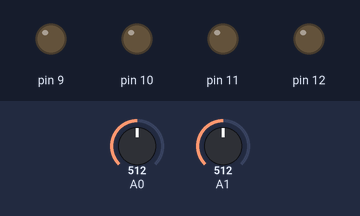
Simulated run of this sketch. Board: Arduino Uno, built with avr-gcc and run on an emulated ATmega328P. Shown: output pins drawn as LEDs (lit = HIGH). Inputs (shaded band) come from the test bench; at power-on: A0 = 512, A1 = 512.

Above: at 0.1 s.
At 20.1 s:
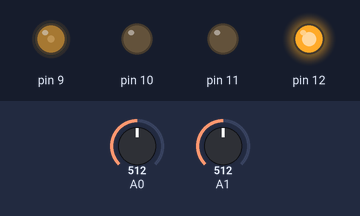
At 39.6 s:
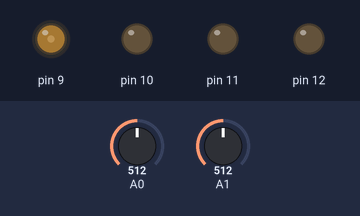
Timing chart, 0 to 40.0 s (numbered marks = the images above):
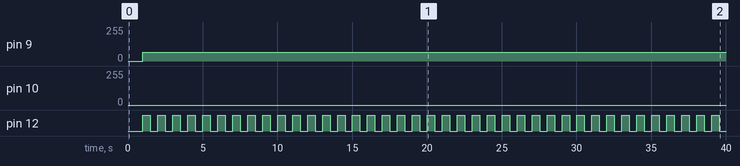

The sketch:

Day_10_Creative_Day_2.ino
```cpp
/*
    Name:       Day 10 Creative Day 2.ino
    Created:	10/12/2023 17:07:54
    Author:     DESKTOP-STUDY\trevo
*/

// Define User Types below here or use a .h file
//

#include "SimpleLed.h"
#include "TriColourLed.h"
#include "Battery.h"
#include "SolarPanel.h"
#include "BatteryCharger.h"

//	Battery Charge TriLED definitions.

const byte	BATTERY_CHARGE_LED_RED		= 9;
const byte	BATTERY_CHARGE_LED_GREEN	= 10;
const byte	BATTERY_CHARGE_LED_BLUE		= 11;

const byte batteryLedPins [TriColourLed::LED_COLOURS::TOTAL] =
	{BATTERY_CHARGE_LED_RED, BATTERY_CHARGE_LED_GREEN, BATTERY_CHARGE_LED_BLUE};


//	Charging Rate LED definitions.

const byte	CHARGING_RATE_LED = 12;


//	Battery definitions.

byte batteryIds [BatteryCharger::MAX_BATTERIES];


//	Solar Panel definitions.

const byte SOLAR_POWER_MONITOR_0 = A0;
const byte SOLAR_POWER_MONITOR_1 = A1;

const byte solarPanelMonitorPins [BatteryCharger::MAX_SOLAR_PANELS] =
	{SOLAR_POWER_MONITOR_0, SOLAR_POWER_MONITOR_1};

byte solarPanelIds [BatteryCharger::MAX_SOLAR_PANELS];


//	Battery Charging Unit definitions.

BatteryCharger*	pBatteryCharger = NULL;


void setup ()
{
	Serial.begin (9600);

	//	Create the Charging Unit.

	pBatteryCharger = new BatteryCharger
		(new SimpleLed (CHARGING_RATE_LED), new TriColourLed (batteryLedPins));

	//	Create and add batteries to the Charging Unit.

	Battery* pBattery;

	for (byte batteryIndex = 0; batteryIndex < BatteryCharger::MAX_BATTERIES; batteryIndex++)
	{
		pBattery = new Battery (Battery::MAX_CHARGE / 20);	// 5% inital charge.

		batteryIds [batteryIndex] = pBatteryCharger->AddBattery (pBattery);
	}

	//	Create and add solar panels to the Charging Unit.

	SolarPanel*	pSolarPanel;

	for (byte solarPanelIndex = 0; solarPanelIndex < BatteryCharger::MAX_SOLAR_PANELS; solarPanelIndex++)
	{
		pSolarPanel = new SolarPanel (solarPanelMonitorPins [solarPanelIndex]);

		solarPanelIds [solarPanelIndex] = pBatteryCharger->AddSolarPanel (pSolarPanel);
	}
}

void loop ()
{
	const unsigned long PERIOD_TIMER_TICK = 20UL;

	delay (PERIOD_TIMER_TICK);

	pBatteryCharger->TimerTick (PERIOD_TIMER_TICK);
}
```

Battery.cpp
```cpp
//
//
//

#include "Battery.h"

Battery::Battery
	(	unsigned long	initialCharge)
{
	m_currentCharge	= initialCharge;
}

unsigned long
Battery::CurrentCharge ()
{
	return (m_currentCharge);
}

void
Battery::AddCharge
	(	unsigned long	charge)
{
	if ((MAX_CHARGE - charge) > m_currentCharge)
		m_currentCharge += charge;
	else
		m_currentCharge = MAX_CHARGE;
}

void
Battery::DrainCharge
	(	unsigned long	charge)
{
	if (m_currentCharge > charge)
		m_currentCharge -= charge;
	else
		m_currentCharge = 0;
}
```

Battery.h
```cpp
// Battery.h

#ifndef _Battery_h
#define _Battery_h

#if defined(ARDUINO) && ARDUINO >= 100
	#include "arduino.h"
#else
	#include "WProgram.h"
#endif


class Battery
{
	public:

		static const unsigned long MAX_CHARGE = 50000UL;

		Battery
			(	unsigned long initialCharge = 0UL);

		unsigned long
		CurrentCharge ();

		void
		AddCharge
			(	unsigned long charge);

		void
		DrainCharge
			(	unsigned long charge);

#pragma region protected

	protected:

#pragma endregion

#pragma region private

	private:

		unsigned long m_currentCharge;

#pragma endregion
};

#endif
```

BatteryCharger.cpp
```cpp
//
//
//

#include "BatteryCharger.h"


BatteryCharger::BatteryCharger
	(	SimpleLed*		pLedChargingRate,
		TriColourLed*	pLedBatteryCharge)
{
	m_countBatteries	= 0;
	m_countSolarPanels	= 0;
	m_periodCharging	= MONITOR_PERIOD;
	m_pLedChargingRate	= pLedChargingRate;
	m_pLedBatteryCharge	= pLedBatteryCharge;

	for (byte batteryIndex = 0; batteryIndex < MAX_BATTERIES; batteryIndex++)
		m_batteries [batteryIndex] = NULL;

	for (byte solarPanelIndex = 0; solarPanelIndex < MAX_SOLAR_PANELS; solarPanelIndex++)
		m_solarPanels [solarPanelIndex] = NULL;
}

byte
BatteryCharger::AddBattery
	(	Battery* pBattery)
{
	byte batteryId = MAX_BATTERIES;

	for (byte i = 0; i < MAX_BATTERIES; i++)
	{
		if (m_batteries [i] == NULL)
		{
			m_batteries [i] = pBattery;
			m_countBatteries++;
			batteryId = i;
			break;
		}
	}

	return (batteryId);
}

Battery*
BatteryCharger::RemoveBattery
	(	byte batteryId)
{
	Battery* pBattery = NULL;

	if (batteryId < MAX_BATTERIES)
	{
		pBattery = (Battery*) m_batteries [batteryId];
		m_batteries [batteryId] = NULL;
		m_countBatteries--;
	}

	return (pBattery);
}

byte
BatteryCharger::AddSolarPanel
	(	SolarPanel*	pSolarPanel)
{
	byte solarPanelId = MAX_SOLAR_PANELS;

	for (byte i = 0; i < MAX_SOLAR_PANELS; i++)
	{
		if (m_solarPanels [i] == NULL)
		{
			m_solarPanels [i] = pSolarPanel;
			m_countSolarPanels++;
			solarPanelId = i;
			break;
		}
	}

	return (solarPanelId);
}

SolarPanel*
BatteryCharger::RemoveSolarPanel
	(	byte solarPanelId)
{
	SolarPanel*	pSolarPanel = NULL;

	if (solarPanelId < MAX_SOLAR_PANELS)
	{
		pSolarPanel = (SolarPanel*) m_solarPanels [solarPanelId];
		m_solarPanels [solarPanelId] = NULL;
		m_countSolarPanels--;
	}

	return (pSolarPanel);
}

void
BatteryCharger::TimerTick
	(	unsigned int tickPeriodMillis)
{
	const unsigned int BATTERY_DRAIN = 280U;

	if (m_periodCharging > tickPeriodMillis)
	{
		m_periodCharging -= tickPeriodMillis;

		if (m_periodChargingLedOn > tickPeriodMillis)
		{
			m_periodChargingLedOn -= tickPeriodMillis;
		}
		else
		if (m_periodChargingLedOn > 0)
		{
			m_periodChargingLedOn = 0;

			m_pLedChargingRate->Set (SimpleLed::LED_STATES::OFF);
		}
	}
	else
	{
		unsigned int totalSolarCharge	= TotalSolarCharge ();
		unsigned int perBatteryDrain	= BATTERY_DRAIN / m_countBatteries;
		unsigned int perBatteryCharge	= totalSolarCharge / m_countBatteries;

		for (byte i = 0; i < MAX_BATTERIES; i++)
		{
			if (m_batteries [i] != NULL)
			{
				m_batteries [i]->DrainCharge (perBatteryDrain);
				m_batteries [i]->AddCharge (perBatteryCharge);
			}
		}

		byte batteryPercentageCharge = BatteryPercentageCharge ();

		SetBatteryLed (batteryPercentageCharge);

		m_periodCharging = MONITOR_PERIOD;

		m_periodChargingLedOn = map (totalSolarCharge, 0L, 1023L * MAX_SOLAR_PANELS, 0L, MONITOR_PERIOD);

		m_pLedChargingRate->Set (SimpleLed::LED_STATES::ON);
	}
}

byte
BatteryCharger::BatteryPercentageCharge ()
{
	unsigned long currentCharge = 0;

	for (byte i = 0; i < MAX_BATTERIES; i++)
		if (m_batteries [i] != NULL)
			currentCharge += m_batteries [i]->CurrentCharge ();

	byte percentageCharge = (currentCharge * 100) / (Battery::MAX_CHARGE * m_countBatteries);

	return (percentageCharge);
}

unsigned int
BatteryCharger::TotalSolarCharge ()
{
	unsigned int solarCharge = 0;

	for (byte i = 0; i < MAX_SOLAR_PANELS; i++)
		if (m_solarPanels [i] != NULL)
			solarCharge += m_solarPanels [i]->Charge ();

	return (solarCharge);
}

void
BatteryCharger::SetBatteryLed
	(	unsigned int percentage)
{
	const unsigned int	THRESHOLD_RED		= 5;
	const unsigned int	THRESHOLD_YELLOW	= 50;
	const unsigned int	THRESHOLD_GREEN		= 95;

	byte ledIntensities [TriColourLed::LED_COLOURS::TOTAL];

	if (percentage < THRESHOLD_RED)
	{
		//	All off.
		ledIntensities [TriColourLed::LED_COLOURS::RED]		= 0;
		ledIntensities [TriColourLed::LED_COLOURS::GREEN]	= 0;
		ledIntensities [TriColourLed::LED_COLOURS::BLUE]	= 0;
	}
	else
	if (percentage < THRESHOLD_YELLOW)
	{
		//	Red LED on.
		ledIntensities [TriColourLed::LED_COLOURS::RED]		= 64;
		ledIntensities [TriColourLed::LED_COLOURS::GREEN]	= 0;
		ledIntensities [TriColourLed::LED_COLOURS::BLUE]	= 0;
	}
	else
	if (percentage < THRESHOLD_GREEN)
	{
		//	Yellow LED on.
		ledIntensities [TriColourLed::LED_COLOURS::RED]		= 255;
		ledIntensities [TriColourLed::LED_COLOURS::GREEN]	= 16;
		ledIntensities [TriColourLed::LED_COLOURS::BLUE]	= 0;
	}
	else
	{
		//	Green LED on.
		ledIntensities [TriColourLed::LED_COLOURS::RED]		= 0;
		ledIntensities [TriColourLed::LED_COLOURS::GREEN]	= 64;
		ledIntensities [TriColourLed::LED_COLOURS::BLUE]	= 0;
	}

	m_pLedBatteryCharge->SetAll (ledIntensities);
}
```

BatteryCharger.h
```cpp
// BatteryChargingUnit.h

#ifndef _BATTERYCHARGER_h
#define _BATTERYCHARGER_h

#if defined(ARDUINO) && ARDUINO >= 100
	#include "arduino.h"
#else
	#include "WProgram.h"
#endif

#include "Battery.h"
#include "SolarPanel.h"
#include "SimpleLed.h"
#include "TriColourLed.h"

class BatteryCharger
{
	public:

		static const byte MAX_BATTERIES		= 4;
		static const byte MAX_SOLAR_PANELS	= 2;

		BatteryCharger
			(	SimpleLed*		pLedChargingRate,
				TriColourLed*	pLedBatteryCharge);

		byte
		AddBattery
			(	Battery* pBattery);

		Battery*
		RemoveBattery
			(	byte batteryId);

		byte
		AddSolarPanel
			(	SolarPanel* pSolarPanel);

		SolarPanel*
		RemoveSolarPanel
			(	byte batteryId);

		void
		TimerTick
			(	unsigned int tickPeriodMillis);

#pragma region protected

	protected:

#pragma endregion

#pragma region private

	private:

		const unsigned int MONITOR_PERIOD = 1000U;	// One second.

		byte m_countBatteries;
		byte m_countSolarPanels;

		Battery*		m_batteries		[MAX_BATTERIES];
		SolarPanel*		m_solarPanels	[MAX_SOLAR_PANELS];
		SimpleLed*		m_pLedChargingRate;
		TriColourLed*	m_pLedBatteryCharge;

		unsigned int m_periodCharging;
		unsigned int m_periodChargingLedOn;

		byte
		BatteryPercentageCharge ();

		unsigned int
		TotalSolarCharge ();

		void
		SetBatteryLed
			(	unsigned int percentage);

#pragma endregion
};


#endif
```

SimpleLed.cpp
```cpp
//
//

#include "SimpleLed.h"

SimpleLed::SimpleLed
	(	byte	ledPin)
{
	m_ledPin	= ledPin;
	m_ledState	= LED_STATES::OFF;

	pinMode (m_ledPin, OUTPUT);

	digitalWrite (m_ledPin, LOW);
}

void
SimpleLed::Set
	(	LED_STATES	ledState)
{
	switch (ledState)
	{
		case LED_STATES::OFF :
			if (m_ledState != LED_STATES::OFF)
			{
				digitalWrite (m_ledPin, LOW);
				m_ledState = ledState;
			} break;

		case LED_STATES::ON :
			if (m_ledState != LED_STATES::ON)
			{
				digitalWrite (m_ledPin, HIGH);
				m_ledState = ledState;
			} break;
	}
}

SimpleLed::LED_STATES
SimpleLed::Get ()
{
	return (m_ledState);
}
```

SimpleLed.h
```cpp
// LedControl.h

#ifndef _SimpleLed_h
#define _SimpleLed_h

#if defined(ARDUINO) && ARDUINO >= 100
	#include "arduino.h"
#else
	#include "WProgram.h"
#endif

class SimpleLed
{
	public:

		enum LED_STATES : byte
		{
			OFF, ON
		};

		SimpleLed
			(	byte	ledPin);

		void
		Set	(	LED_STATES	ledState);

		LED_STATES
		Get ();


#pragma region protected

	protected:

#pragma endregion

#pragma region private

	private:

		LED_STATES	m_ledState;
		byte		m_ledPin;

#pragma endregion
};

#endif
```

SolarPanel.cpp
```cpp
//
//
//

#include "SolarPanel.h"


SolarPanel::SolarPanel
	(	byte	monitorPin)
{
	m_monitorPin = monitorPin;

	pinMode (m_monitorPin, INPUT);
}

unsigned int
SolarPanel::Charge ()
{
	unsigned int charge = analogRead (m_monitorPin);

	return (charge);
}
```

SolarPanel.h
```cpp
// Solar.h

#ifndef _SOLARPANEL_h
#define _SOLARPANEL_h

#if defined(ARDUINO) && ARDUINO >= 100
	#include "arduino.h"
#else
	#include "WProgram.h"
#endif

class SolarPanel
{
	public:

		SolarPanel
			(	byte	monitorPin);

		unsigned int
		Charge ();

#pragma region protected

	protected:

#pragma endregion

#pragma region private

	private:

		byte m_monitorPin;

#pragma endregion
};


#endif
```

TriColourLed.cpp
```cpp
//
//
//

#include "TriColourLed.h"

TriColourLed::TriColourLed
	(	const byte (&ledPins) [LED_COLOURS::TOTAL])
{
	for (byte colour = LED_COLOURS::FIRST; colour <= LED_COLOURS::LAST; colour++)
	{
		m_ledPins		[colour] = ledPins [colour];
		m_intensities	[colour] = 0;

		pinMode	(m_ledPins [colour], OUTPUT);

		analogWrite	(m_ledPins [colour], m_intensities [colour]);
	}
}

void
TriColourLed::SetOne
	(	LED_COLOURS	colour,
		byte		intensity)
{
	SetLed (colour, intensity);
}

void
TriColourLed::SetAll
	(	const byte (&intensities) [LED_COLOURS::TOTAL])
{
	for (byte colour = LED_COLOURS::FIRST; colour <= LED_COLOURS::LAST; colour++)
		SetLed (colour, intensities [colour]);
}

void
TriColourLed::GetOne
	(	LED_COLOURS	colour,
		byte&		intensity)
{
	intensity = m_intensities [colour];
}

void
TriColourLed::GetAll
	(	byte (&intensities) [LED_COLOURS::TOTAL])
{
	for (byte colour = LED_COLOURS::FIRST; colour <= LED_COLOURS::LAST; colour++)
		intensities [colour] = m_intensities [colour];
}

void
TriColourLed::SetLed
	(	byte colourIndex,
		byte intensity)
{
	if (m_intensities [colourIndex] != intensity)
	{
		m_intensities [colourIndex] = intensity;

		analogWrite	(m_ledPins [colourIndex], m_intensities [colourIndex]);
	}
}
```

TriColourLed.h
```cpp
// TriLED.h

#ifndef _TRILCOLOURED_h
#define _TRILCOLOURED_h

#if defined(ARDUINO) && ARDUINO >= 100
	#include "arduino.h"
#else
	#include "WProgram.h"
#endif

class TriColourLed
{
	public:

		enum LED_COLOURS : byte
		{
			FIRST	= 0,

			RED		= FIRST,
			GREEN,
			BLUE,

			LAST	= BLUE,
			TOTAL	= LAST + 1
		};

		TriColourLed
			(	const byte (&ledPins) [LED_COLOURS::TOTAL]);

		void
		SetOne
			(	LED_COLOURS	colour,
				byte		intensity);

		void
		SetAll
			(	const byte (&intensities) [LED_COLOURS::TOTAL]);

		void
		GetOne
			(	LED_COLOURS	colour,
				byte&		intensity);

		void
		GetAll
			(	byte (&intensities) [LED_COLOURS::TOTAL]);

#pragma region protected

	protected:

#pragma endregion

#pragma region private

	private:

		byte m_ledPins		[LED_COLOURS::TOTAL];
		byte m_intensities	[LED_COLOURS::TOTAL];

		void
		SetLed
			(	byte colourIndex,
				byte intensity);

#pragma endregion
};


#endif
```

Measured:
- by itself, pin 9: 0/255 → 64/255 at 1.0 s
- by itself, pin 12: alternates HIGH for 0.50 s and LOW for 0.50 s
